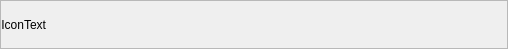
<?xml version="1.0" encoding="UTF-8"?>
<ui version="4.0">
 <class>CIconLabel</class>
 <widget class="QWidget" name="CIconLabel">
  <property name="geometry">
   <rect>
    <x>0</x>
    <y>0</y>
    <width>508</width>
    <height>49</height>
   </rect>
  </property>
  <property name="windowTitle">
   <string>Form</string>
  </property>
  <layout class="QHBoxLayout" name="horizontalLayout">
   <property name="spacing">
    <number>0</number>
   </property>
   <property name="margin">
    <number>0</number>
   </property>
   <item>
    <widget class="QFrame" name="frame">
     <property name="sizePolicy">
      <sizepolicy hsizetype="Minimum" vsizetype="Minimum">
       <horstretch>0</horstretch>
       <verstretch>0</verstretch>
      </sizepolicy>
     </property>
     <property name="frameShape">
      <enum>QFrame::StyledPanel</enum>
     </property>
     <property name="frameShadow">
      <enum>QFrame::Raised</enum>
     </property>
     <layout class="QHBoxLayout" name="horizontalLayout_2">
      <property name="spacing">
       <number>0</number>
      </property>
      <property name="margin">
       <number>0</number>
      </property>
      <item>
       <widget class="QLabel" name="iconLabel">
        <property name="sizePolicy">
         <sizepolicy hsizetype="Minimum" vsizetype="Minimum">
          <horstretch>0</horstretch>
          <verstretch>0</verstretch>
         </sizepolicy>
        </property>
        <property name="text">
         <string>Icon</string>
        </property>
        <property name="alignment">
         <set>Qt::AlignRight|Qt::AlignTrailing|Qt::AlignVCenter</set>
        </property>
       </widget>
      </item>
      <item>
       <widget class="QLabel" name="textLabel">
        <property name="sizePolicy">
         <sizepolicy hsizetype="Minimum" vsizetype="Minimum">
          <horstretch>0</horstretch>
          <verstretch>0</verstretch>
         </sizepolicy>
        </property>
        <property name="text">
         <string>Text</string>
        </property>
       </widget>
      </item>
      <item>
       <spacer name="horizontalSpacer">
        <property name="orientation">
         <enum>Qt::Horizontal</enum>
        </property>
        <property name="sizeHint" stdset="0">
         <size>
          <width>40</width>
          <height>20</height>
         </size>
        </property>
       </spacer>
      </item>
     </layout>
    </widget>
   </item>
  </layout>
 </widget>
 <resources/>
 <connections/>
</ui>
